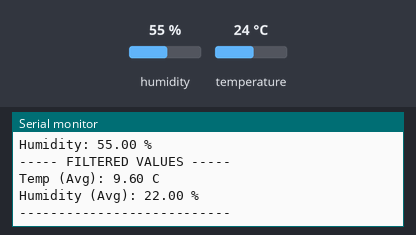
Bench run of a sketch on a simulated ESP8266 (NodeMCU). Parts: the last lines printed to the serial monitor. The inputs (shaded band) are chosen by the test bench; at power-on: humidity 55 %, temperature 24 °C.

Above: at 4.8 s.
4.9 s: humidity set to 22 %
At 7.5 s:
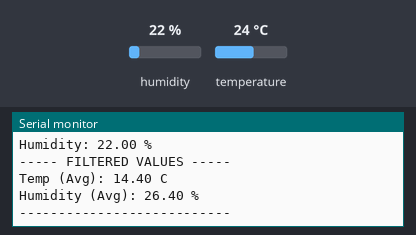
7.9 s: temperature set to 12 °C
At 9.1 s:
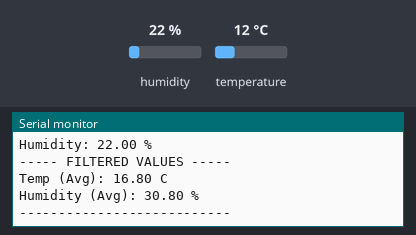
10.9 s: humidity set to 40 %
At 13.3 s:
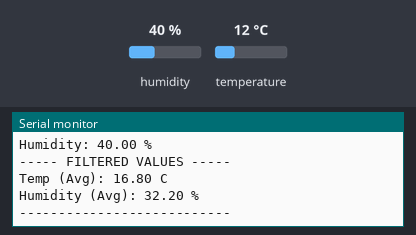
Timing chart, 0 to 14.8 s (numbered marks = the images above; inputs shaded):
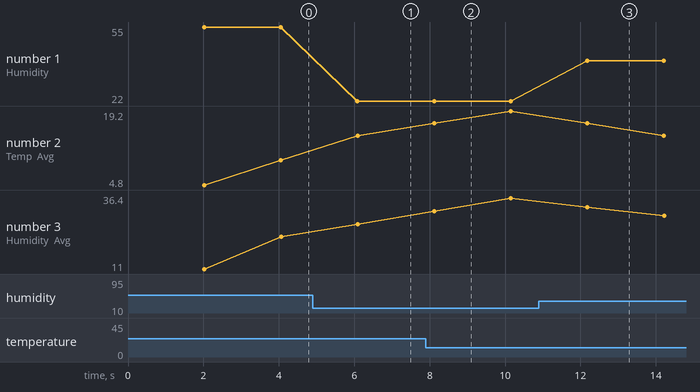

Measured:
- after the input at 4.9 s, the serial monitor: prints a new line after 1.2 s (image 1)
- after the input at 7.9 s, the serial monitor: prints a new line after 0.22 s (image 2)
- after the input at 10.9 s, the serial monitor: prints a new line after 1.3 s (image 3)
- plotted number 1: 22 → 40 after the input at 10.9 s
- plotted number 3: 22 → 26.4 after the input at 4.9 s, 35.2 → 36.4 after the input at 10.9 s

The sketch:

filtered_mar22a.ino
```cpp
#include <DHT.h>

#define DHTPIN D2
#define DHTTYPE DHT11

DHT dht(DHTPIN, DHTTYPE);

// Number of samples for moving average
#define NUM_SAMPLES 5

float tempSamples[NUM_SAMPLES];
float humSamples[NUM_SAMPLES];

int sampleIndex = 0;   // renamed from 'index' to avoid conflict

void setup() {
  Serial.begin(115200);
  dht.begin();

  // Initialize arrays
  for (int i = 0; i < NUM_SAMPLES; i++) {
    tempSamples[i] = 0;
    humSamples[i] = 0;
  }
}

void loop() {
  delay(2000);

  float t = dht.readTemperature();
  float h = dht.readHumidity();

  if (isnan(t) || isnan(h)) {
    Serial.println("Failed to read from DHT sensor!");
    return;
  }

  // Store new values
  tempSamples[sampleIndex] = t;
  humSamples[sampleIndex] = h;

  sampleIndex = (sampleIndex + 1) % NUM_SAMPLES;

  // Calculate average
  float tempSum = 0;
  float humSum = 0;

  for (int i = 0; i < NUM_SAMPLES; i++) {
    tempSum += tempSamples[i];
    humSum += humSamples[i];
  }

  float tempAvg = tempSum / NUM_SAMPLES;
  float humAvg = humSum / NUM_SAMPLES;

  // Print results
  Serial.println("----- RAW VALUES -----");
  Serial.print("Temp: ");
  Serial.print(t);
  Serial.println(" C");

  Serial.print("Humidity: ");
  Serial.print(h);
  Serial.println(" %");

  Serial.println("----- FILTERED VALUES -----");
  Serial.print("Temp (Avg): ");
  Serial.print(tempAvg);
  Serial.println(" C");

  Serial.print("Humidity (Avg): ");
  Serial.print(humAvg);
  Serial.println(" %");

  Serial.println("---------------------------");
}
```
